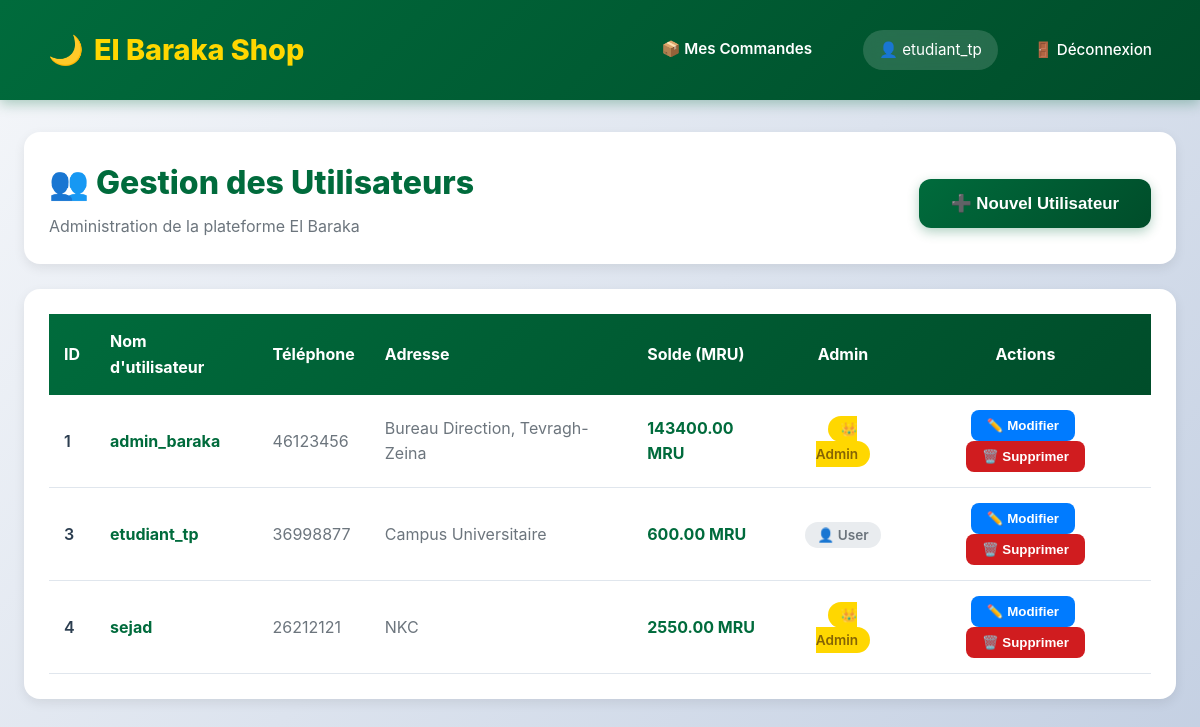
Before: /admin/users (signed in) with the older database file.
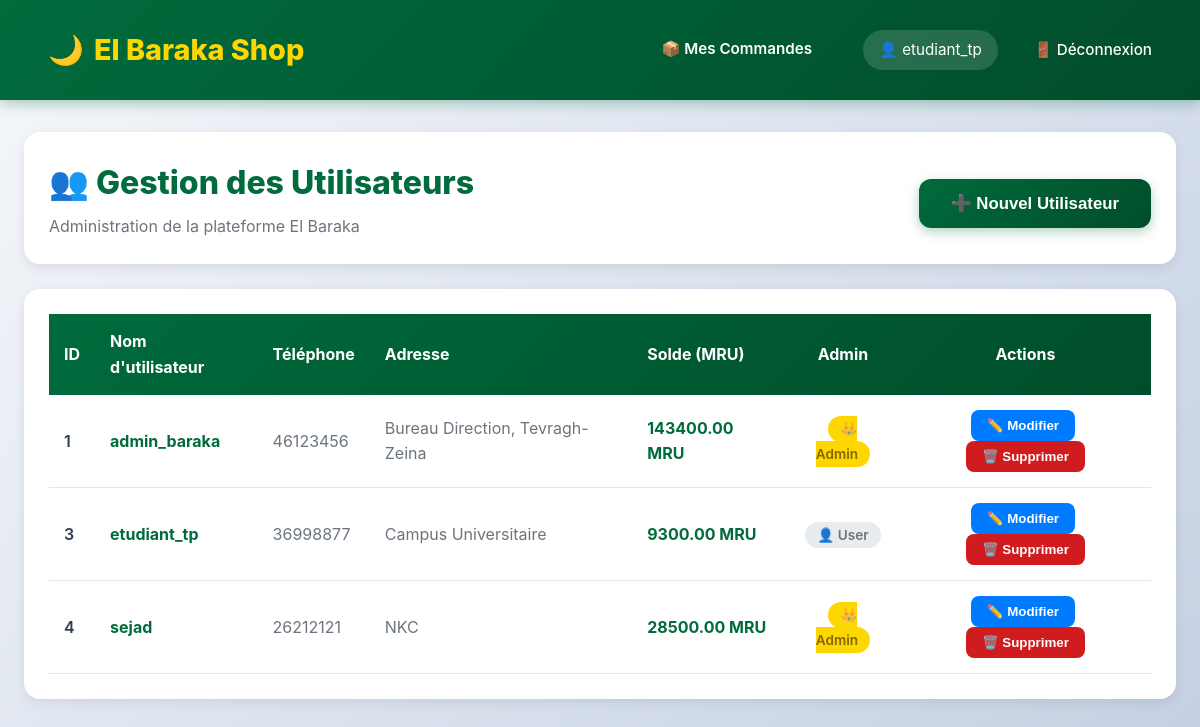
After: the same page with the newer database file.
### tables this page shows
CREATE TABLE utilisateurs (
            id INTEGER PRIMARY KEY AUTOINCREMENT,
            username TEXT NOT NULL UNIQUE,
            password TEXT NOT NULL,
            telephone TEXT,
            adresse TEXT,
            est_admin BOOLEAN DEFAULT 0,
            solde_mru DECIMAL(10, 2) DEFAULT 0.00
        );

### app.py (the view)
@app.route('/admin/users')
def admin_users():
    if 'user_id' not in session: return redirect('/login')
    conn = get_db_connection()
    users = conn.execute("SELECT * FROM utilisateurs ORDER BY id ASC").fetchall()
    conn.close()
    return render_template('admin_users.html', users=users)

### app.py (called while the page is built)
def get_db_connection():
    conn = sqlite3.connect('elbaraka.db')
    conn.row_factory = sqlite3.Row
    return conn

### templates/admin_users.html (shortened to what this page needs)
{% extends 'base.html' %}
{% block content %}
<div style="max-width: 1400px; margin: 0 auto;">
    <div style="background: var(--white); padding: 25px; border-radius: 16px; margin-bottom: 25px; box-shadow: 0 4px 12px var(--shadow); display: flex; justify-content: space-between; align-items: center;">
        <div>
            <h2 style="margin: 0; color: var(--primary); font-size: 2rem; font-weight: 800;">
                👥 Gestion des Utilisateurs
            </h2>
            <p style="margin: 5px 0 0 0; color: #6c757d;">Administration de la plateforme El Baraka</p>
        </div>
        <button onclick="openModal('add')" class="btn-primary" style="width: auto; padding: 14px 32px;">
            ➕ Nouvel Utilisateur
        </button>
    </div>
    <div style="background: var(--white); padding: 25px; border-radius: 16px; box-shadow: 0 4px 12px var(--shadow); overflow-x: auto;">
        <table style="width: 100%; border-collapse: collapse;">
            <thead>
                <tr style="background: linear-gradient(135deg, var(--primary) 0%, var(--primary-dark) 100%); color: white;">
                    <th style="padding: 15px; text-align: left; font-weight: 700;">ID</th>
                    <th style="padding: 15px; text-align: left; font-weight: 700;">Nom d'utilisateur</th>
                    <th style="padding: 15px; text-align: left; font-weight: 700;">Téléphone</th>
                    <th style="padding: 15px; text-align: left; font-weight: 700;">Adresse</th>
                    <th style="padding: 15px; text-align: left; font-weight: 700;">Solde (MRU)</th>
                    <th style="padding: 15px; text-align: center; font-weight: 700;">Admin</th>
                    <th style="padding: 15px; text-align: center; font-weight: 700;">Actions</th>
                </tr>
            </thead>
            <tbody>
                {% for user in users %}
                <tr style="border-bottom: 1px solid var(--border); transition: background 0.3s ease;"
                    onmouseover="this.style.background='#f8f9fa'"
                    onmouseout="this.style.background='white'">
                    <td style="padding: 15px; font-weight: 600;">{{ user.id }}</td>
                    <td style="padding: 15px;">
                        <strong style="color: var(--primary);">{{ user.username }}</strong>
                    </td>
                    <td style="padding: 15px; color: #6c757d;">{{ user.telephone or '—' }}</td>
                    <td style="padding: 15px; color: #6c757d;">{{ user.adresse or '—' }}</td>
                    <td style="padding: 15px; font-weight: 700; color: var(--primary);">
                        {{ "%.2f"|format(user.solde_mru) }} MRU
                    </td>
                    <td style="padding: 15px; text-align: center;">
                        {% if user.est_admin %}
                            <span style="background: var(--gold); color: #856404; padding: 5px 12px; border-radius: 20px; font-weight: 600; font-size: 0.85rem;">
                                👑 Admin
                            </span>
                        {% else %}
                            <span style="background: #e9ecef; color: #6c757d; padding: 5px 12px; border-radius: 20px; font-weight: 600; font-size: 0.85rem;">
                                👤 User
                            </span>
                        {% endif %}
                    </td>
                    <td style="padding: 15px; text-align: center;">
                        <button onclick="openModal('edit', {{ user.id }}, '{{ user.username }}', '{{ user.telephone }}', '{{ user.adresse }}', {{ user.solde_mru }}, {{ user.est_admin|int }})"
                                style="background: #007bff; color: white; border: none; padding: 8px 16px; border-radius: 8px; cursor: pointer; margin-right: 5px; font-weight: 600; transition: all 0.3s ease;"
                                onmouseover="this.style.background='#0056b3'"
                                onmouseout="this.style.background='#007bff'">
                            ✏️ Modifier
                        </button>
                        <button onclick="deleteUser({{ user.id }}, '{{ user.username }}')"
                                style="background: var(--secondary); color: white; border: none; padding: 8px 16px; border-radius: 8px; cursor: pointer; font-weight: 600; transition: all 0.3s ease;"
                                onmouseover="this.style.background='#a01518'"
                                onmouseout="this.style.background='var(--secondary)'">
                            🗑️ Supprimer
                        </button>
                    </td>
                </tr>
                {% endfor %}
            </tbody>
        </table>
    </div>
</div>
{% endblock %}

### templates/base.html (shortened to what this page needs)
<!DOCTYPE html>
<html lang="fr">
<head>
    <link rel="stylesheet" href="{{ url_for('static', filename='style.css') }}">
</head>
<body>
    <nav class="navbar">
        <a href="/" class="brand">
            <span>🌙</span>
            <span>El Baraka Shop</span>
        </a>
        <div class="user-info">
            {% if session.get('user_id') %}
                <a href="/mes-commandes" style="color: white; text-decoration: none; font-weight: 600; margin-right: 15px; border-bottom: 2px solid transparent; transition: all 0.3s;" onmouseover="this.style.borderBottom='2px solid var(--gold)'" onmouseout="this.style.borderBottom='2px solid transparent'">
                    📦 Mes Commandes
                </a>
                <span style="background: rgba(255, 255, 255, 0.15); padding: 8px 16px; border-radius: 20px; backdrop-filter: blur(10px);">
                    👤 {{ session.get('username') }}
                </span>
                <a href="/logout">🚪 Déconnexion</a>
            {% else %}
                <a href="/login">🔐 Connexion</a>
            {% endif %}
        </div>
    </nav>
    <div class="container">
        {% block content %}{% endblock %}
    </div>
</body>
</html>

### static/style.css (style rules this page uses)
:root { --primary: #006b3c; --primary-dark: #004d2a; --secondary: #d01c1f; --gold: #ffd700; --bg: #f8f9fa; --text: #2c3e50; --white: #ffffff; --shadow: rgba(0, 0, 0, 0.08); --shadow-hover: rgba(0, 0, 0, 0.15); --border: #e0e6ed; }
* { margin: 0; padding: 0; box-sizing: border-box; }
body { font-family: -apple-system, BlinkMacSystemFont, 'Segoe UI', Roboto, 'Helvetica Neue', Arial, sans-serif; background: linear-gradient(135deg, #f5f7fa 0%, #c3cfe2 100%); color: var(--text); line-height: 1.6; min-height: 100vh; }
.navbar { background: linear-gradient(135deg, var(--primary) 0%, var(--primary-dark) 100%); color: var(--white); padding: 1.2rem 2rem; display: flex; justify-content: space-between; align-items: center; box-shadow: 0 4px 12px rgba(0, 107, 60, 0.3); position: sticky; top: 0; z-index: 1000; backdrop-filter: blur(10px); }
.navbar .brand { font-size: 1.8rem; font-weight: 800; color: var(--gold); text-decoration: none; display: flex; align-items: center; gap: 10px; transition: transform 0.3s ease; }
.navbar .user-info { display: flex; align-items: center; gap: 20px; font-size: 0.95rem; }
.navbar .user-info span { background: rgba(255, 255, 255, 0.15); padding: 8px 16px; border-radius: 20px; backdrop-filter: blur(10px); }
.navbar a { color: var(--white); text-decoration: none; padding: 8px 16px; border-radius: 6px; transition: all 0.3s ease; font-weight: 500; }
.container { max-width: 1400px; margin: 2rem auto; padding: 0 1.5rem; }
.btn-primary { background: linear-gradient(135deg, var(--primary) 0%, var(--primary-dark) 100%); color: white; border: none; padding: 14px 20px; border-radius: 12px; cursor: pointer; width: 100%; font-size: 1.05rem; font-weight: 700; transition: all 0.3s ease; box-shadow: 0 4px 12px rgba(0, 107, 60, 0.3); margin-top: 10px; }

Changed rows visible on the page:
changed utilisateurs "etudiant_tp": solde_mru "600.00" → "9300.00"
changed utilisateurs "sejad": solde_mru "2550.00" → "28500.00"
